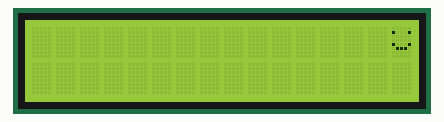
The sketch below on a simulated Arduino Uno, built with avr-gcc and run on an emulated ATmega328P. On the bench: 16×2 character LCD. Random numbers use the default seed unless the sketch sets one.

Above: at 0.1 s.
At 3.1 s:
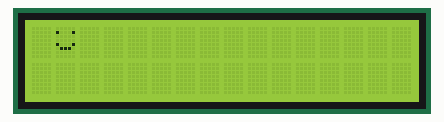
At 7.1 s:
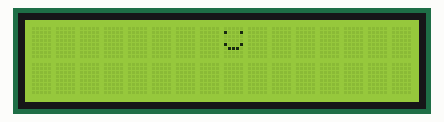
At 14.2 s:
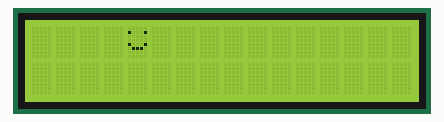
At 22.2 s:
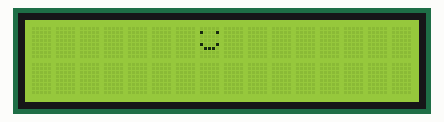
At 38.2 s:
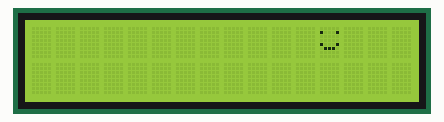

Measured:
- what the display in image 1 shows lasts 1.0 s, from 3.1 s to 4.1 s
- what the display in image 2 shows lasts 2.0 s, from 7.1 s to 9.1 s

The sketch:

LCD.task10.ino
```cpp
#include <LiquidCrystal.h>

#define LCD_RS_PIN 5
#define LCD_RW_PIN 6
#define LCD_E_PIN 7
#define D4_PIN 8
#define D5_PIN 9
#define D6_PIN 10
#define D7_PIN 11

LiquidCrystal lcd(LCD_RS_PIN,LCD_RW_PIN,LCD_E_PIN,
D4_PIN, D5_PIN, D6_PIN, D7_PIN);

byte smiley[8] = {
B00000,
B10001,
B00000,
B00000,
B10001,
B01110,
B00000,
};

void setup() {
lcd.createChar(0,smiley);
lcd.begin(16,2);
randomSeed(millis());
}

void loop() {
  lcd.clear();
  lcd.setCursor(random(1,16),0);
lcd.write(byte(0));
delay(1000);


}
```
